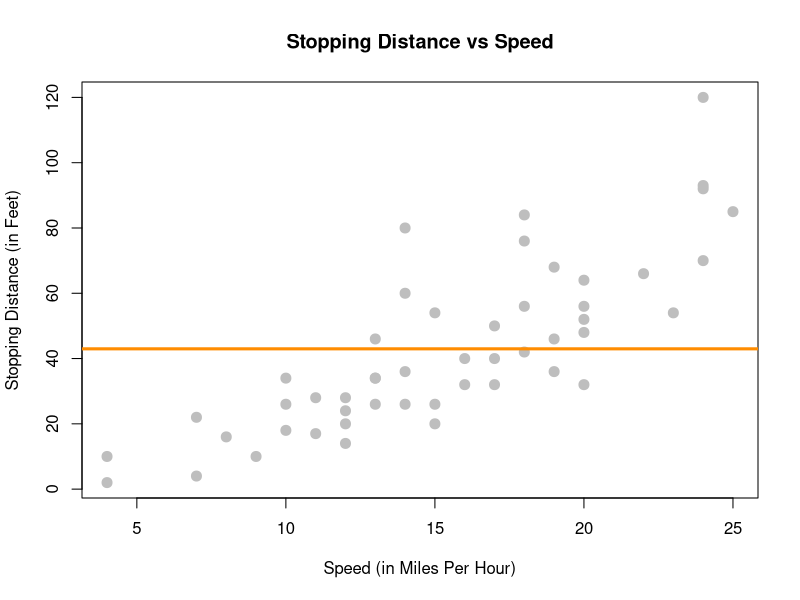
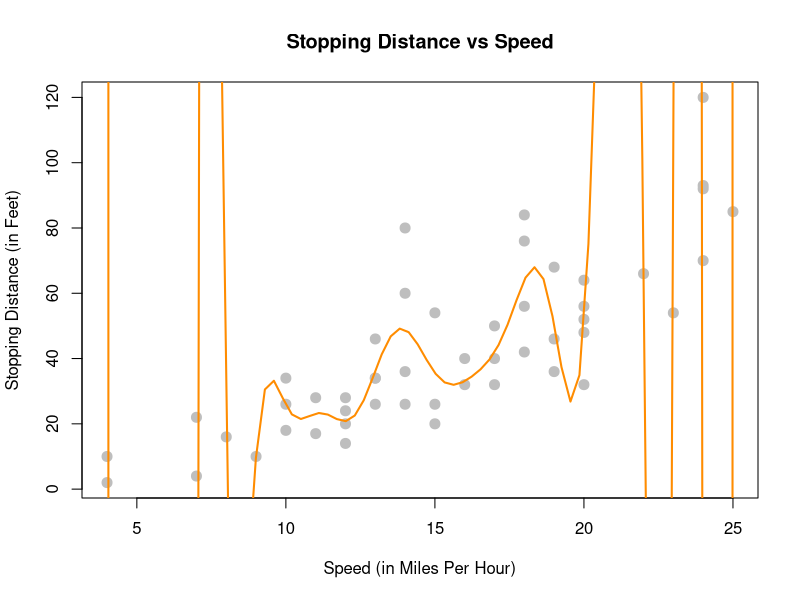
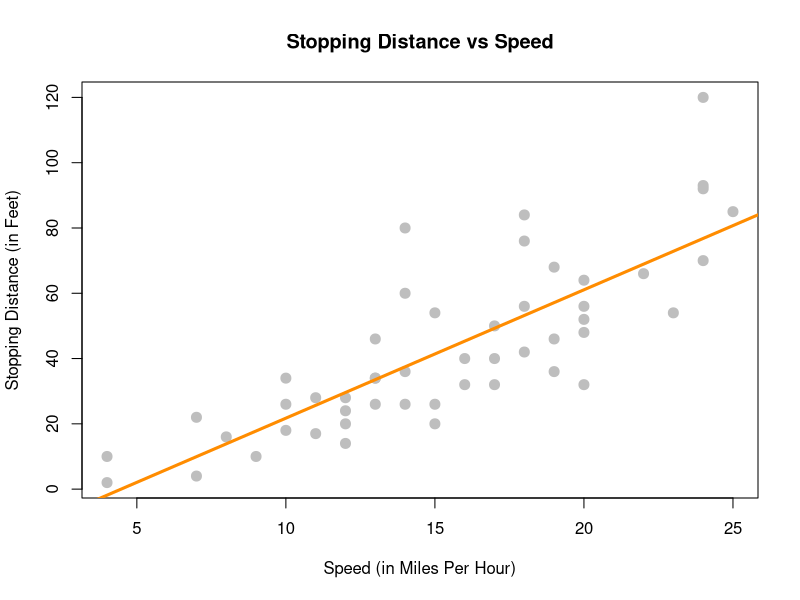
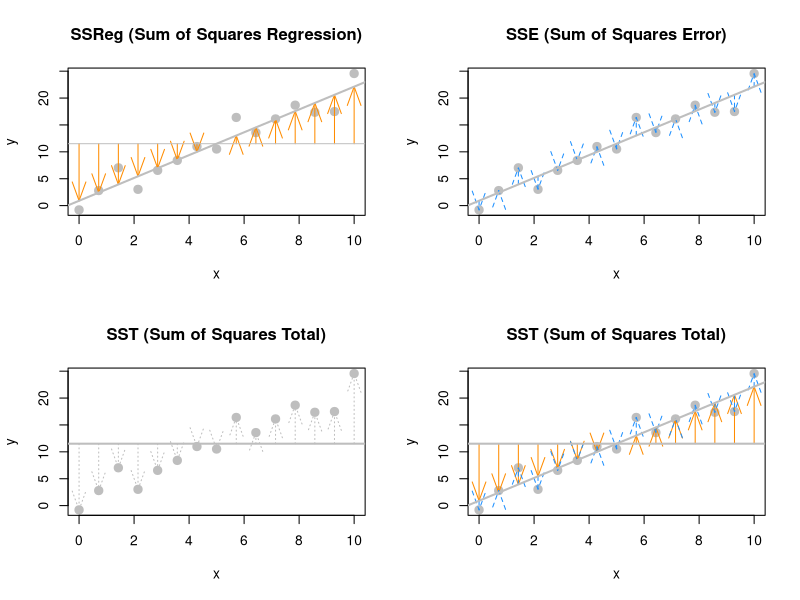
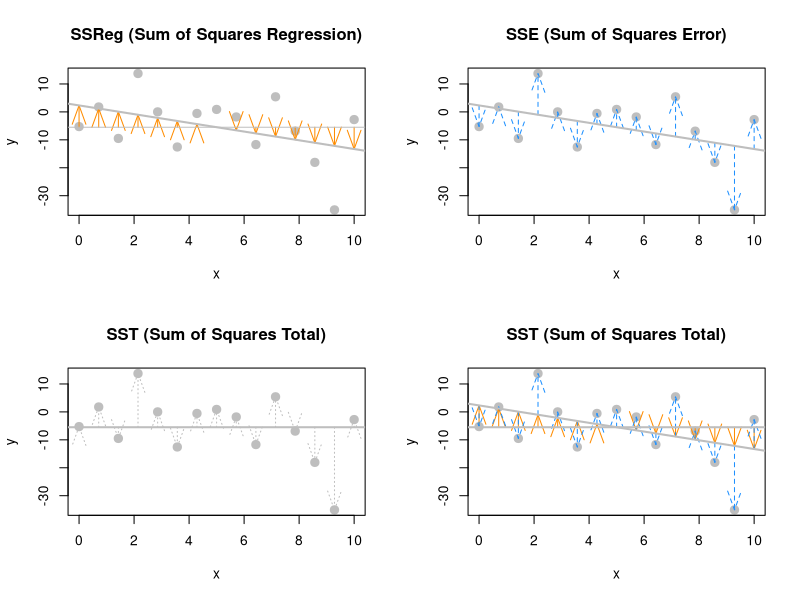

These figures' R source, in order:
## ---- chunk 1
knitr::opts_chunk$set(cache = TRUE, autodep = TRUE, fig.align = "center")
## ---- chunk 2
plot(dist ~ speed, data = cars,
     xlab = "Speed (in Miles Per Hour)",
     ylab = "Stopping Distance (in Feet)",
     main = "Stopping Distance vs Speed",
     pch  = 20,
     cex  = 2,
     col  = "grey")
underfit_model <- lm(dist ~ 1, data = cars)
abline(underfit_model, lwd = 3, col = "darkorange")
## ---- chunk 3
overfit_model <- lm(dist ~ poly(speed, 18), data = cars)
x <- seq(-10, 50, length.out = 200)
plot(dist ~ speed, data = cars,
     xlab = "Speed (in Miles Per Hour)",
     ylab = "Stopping Distance (in Feet)",
     main = "Stopping Distance vs Speed",
     pch  = 20,
     cex  = 2,
     col  = "grey")
lines(x, predict(overfit_model, data.frame(speed = x)), lwd = 2, col = "darkorange")
## ---- chunk 4
stop_dist_model <- lm(dist ~ speed, data = cars)
plot(dist ~ speed, data = cars,
     xlab = "Speed (in Miles Per Hour)",
     ylab = "Stopping Distance (in Feet)",
     main = "Stopping Distance vs Speed",
     pch  = 20,
     cex  = 2,
     col  = "grey")
abline(stop_dist_model, lwd = 3, col = "darkorange")
## ---- chunk 5
x <- cars$speed
y <- cars$dist
Sxy <- sum((x - mean(x)) * (y - mean(y)))
Sxx <- sum((x - mean(x)) ^ 2)
Syy <- sum((y - mean(y)) ^ 2)
beta_1_hat <- Sxy / Sxx
beta_0_hat <- mean(y) - beta_1_hat * mean(x)

## ---- chunk 6
y_hat <- beta_0_hat + beta_1_hat * x
e <- y - y_hat
n <- length(e)
s2_e <- sum(e^2) / (n - 2)
## ---- chunk 7
s_e <- sqrt(s2_e)
## ---- chunk 8
SST <- sum((y - mean(y)) ^ 2)
SSReg <- sum((y_hat - mean(y)) ^ 2)
SSE <- sum((y - y_hat) ^ 2)
## ---- chunk 9
R2 <- SSReg / SST
## ---- chunk 10
generate_data <- function(int = 1,
                         slope = 2,
                         sigma = 5,
                         n_obs = 15,
                         x_min = 0,
                         x_max = 10) {
  x = seq(x_min, x_max, length.out = n_obs)
  y = int + slope * x + rnorm(n_obs, 0, sigma)
  fit = lm(y ~ x)
  y_hat = fitted(fit)
  y_bar = rep(mean(y), n_obs)
  data.frame(x, y, y_hat, y_bar)
}

plot_total_dev <- function(reg_data) {
  plot(reg_data$x, reg_data$y, main = "SST (Sum of Squares Total)", 
       xlab = "x", ylab = "y", pch = 20, cex = 2, col = "grey")
  arrows(reg_data$x, reg_data$y_bar,
         reg_data$x, reg_data$y,
         col = 'grey', lwd = 1, lty = 3, length = 0.2, angle = 20)
  abline(h = mean(reg_data$y), lwd = 2,col = "grey")
  # abline(lm(y ~ x, data = reg_data), lwd = 2, col = "grey")
}

plot_total_dev_prop <- function(reg_data) {
  plot(reg_data$x, reg_data$y, main = "SST (Sum of Squares Total)", 
       xlab = "x", ylab = "y", pch = 20, cex = 2, col = "grey")
  arrows(reg_data$x, reg_data$y_bar,
         reg_data$x, reg_data$y_hat,
         col = 'darkorange', lwd = 1, length = 0.2, angle = 20)
  arrows(reg_data$x, reg_data$y_hat,
         reg_data$x, reg_data$y,
         col = 'dodgerblue', lwd = 1, lty = 2, length = 0.2, angle = 20)
  abline(h = mean(reg_data$y), lwd = 2,col = "grey")
  abline(lm(y ~ x, data = reg_data), lwd = 2, col = "grey")
}

plot_unexp_dev <- function(reg_data) {
  plot(reg_data$x, reg_data$y, main = "SSE (Sum of Squares Error)",
       xlab = "x", ylab = "y", pch = 20, cex = 2, col = "grey")
  arrows(reg_data$x, reg_data$y_hat,
         reg_data$x, reg_data$y,
         col = 'dodgerblue', lwd = 1, lty = 2, length = 0.2, angle = 20)
  abline(lm(y ~ x, data = reg_data), lwd = 2, col = "grey")
}

plot_exp_dev <- function(reg_data) {
  plot(reg_data$x, reg_data$y, main = "SSReg (Sum of Squares Regression)", 
  xlab = "x", ylab = "y", pch = 20, cex = 2, col = "grey")
  arrows(reg_data$x, reg_data$y_bar,
         reg_data$x, reg_data$y_hat,
         col = 'darkorange', lwd = 1, length = 0.2, angle = 20)
  abline(lm(y ~ x, data = reg_data), lwd = 2, col = "grey")
  abline(h = mean(reg_data$y), col = "grey")
}
## ---- chunk 11
set.seed(2)
plot_data <- generate_data(sigma = 2)
## ---- chunk 12
par(mfrow = c(2, 2))
plot_exp_dev(plot_data)
plot_unexp_dev(plot_data)
plot_total_dev(plot_data)
plot_total_dev_prop(plot_data)
## ---- chunk 13
set.seed(1)
plot_data <- generate_data(slope = -1.5, sigma = 10)
## ---- chunk 14
par(mfrow = c(2, 2))
plot_exp_dev(plot_data)
plot_unexp_dev(plot_data)
plot_total_dev(plot_data)
plot_total_dev_prop(plot_data)
## ---- chunk 15
num_obs <- 21
beta_0 <- 5
beta_1 <- -2
sigma <- 3
